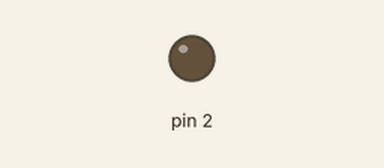
The sketch below on a simulated Arduino Uno, built with avr-gcc and run on an emulated ATmega328P. Shown: output pins drawn as LEDs (lit = HIGH).

Above: at 1.0 s.
At 3.0 s:
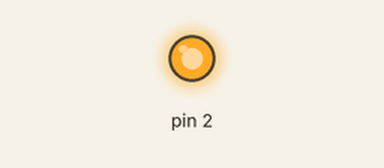
Timing chart, 0 to 5.2 s (numbered marks = the images above):
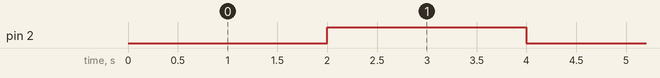

The sketch:

forward_backward.ino
```cpp
void setup() {
    pinMode(2, OUTPUT);
    digitalWrite(2, LOW);

}

void loop() {
  digitalWrite(2, LOW);
  delay(2000);
  digitalWrite(2, HIGH);
  delay(2000);

}
```

Measured:
- by itself, pin 2: alternates HIGH for 2.0 s and LOW for 2.0 s
